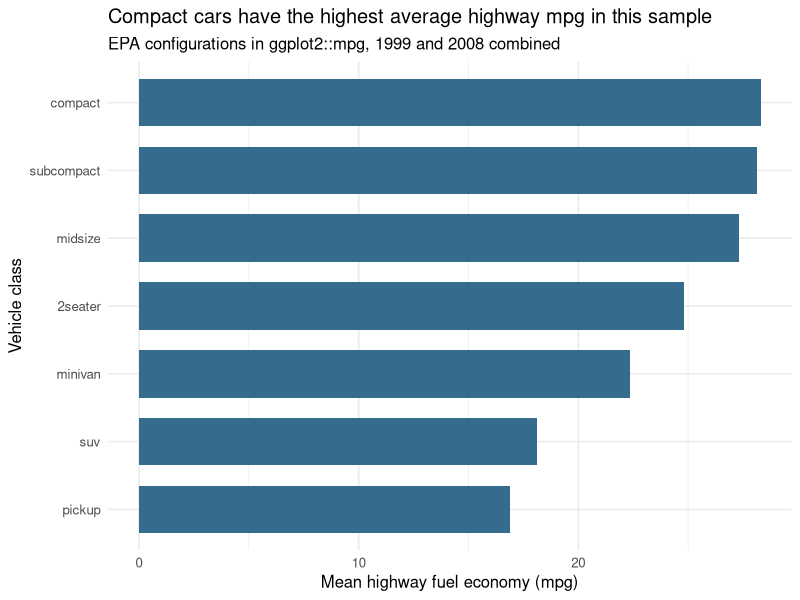

Generate this figure with R:
## ---- chunk 1
#| label: setup
library(dplyr)
library(ggplot2)

# mpg is included with ggplot2; copying it leaves the original data unchanged.
cars <- ggplot2::mpg
## ---- chunk 2
#| label: inspect-data
cars_selected <- cars |>
  select(manufacturer, model, year, class, cty, hwy)

data_check <- cars_selected |>
  summarise(
    records = n(),
    vehicle_classes = n_distinct(class),
    missing_class = sum(is.na(class)),
    missing_city = sum(is.na(cty)),
    missing_highway = sum(is.na(hwy))
  )

knitr::kable(data_check, caption = "Dataset size and missing-value checks")
## ---- chunk 3
#| label: prepare-data
cars_clean <- cars_selected |>
  filter(
    !is.na(class),
    !is.na(cty),
    !is.na(hwy),
    cty > 0,
    hwy > 0
  ) |>
  mutate(highway_gain = hwy - cty)

rows_removed <- nrow(cars_selected) - nrow(cars_clean)

knitr::kable(
  head(cars_clean, 6),
  caption = "First six records, including the new highway_gain variable"
)
## ---- chunk 4
#| label: summarize-classes
class_summary <- cars_clean |>
  group_by(class) |>
  summarise(
    records = n(),
    mean_city = mean(cty),
    mean_highway = mean(hwy),
    mean_highway_gain = mean(highway_gain),
    .groups = "drop"
  ) |>
  arrange(desc(mean_highway))

# Round only the displayed table; keep full precision in class_summary.
knitr::kable(
  class_summary,
  digits = 1,
  col.names = c("Class", "Records", "Mean city mpg", "Mean highway mpg",
                "Mean highway gain (mpg)"),
  caption = "Fuel economy by vehicle class, pooling 1999 and 2008"
)
## ---- chunk 5
#| label: fig-highway-by-class
#| fig-cap: "Average highway mpg by vehicle class. Each configuration receives equal weight."
#| fig-width: 8
#| fig-height: 5
ggplot(class_summary, aes(x = reorder(class, mean_highway), y = mean_highway)) +
  geom_col(fill = "#356B8C", width = 0.7) +
  coord_flip() +
  labs(
    title = "Compact cars have the highest average highway mpg in this sample",
    subtitle = "EPA configurations in ggplot2::mpg, 1999 and 2008 combined",
    x = "Vehicle class",
    y = "Mean highway fuel economy (mpg)"
  ) +
  theme_minimal(base_size = 12)
## ---- chunk 6
#| label: calculate-findings
# Take the first and last rows of the table already sorted by highway mpg.
highest_class <- class_summary |> slice_head(n = 1)
lowest_class <- class_summary |> slice_tail(n = 1)
overall_gain <- mean(cars_clean$highway_gain)
class_gap <- highest_class$mean_highway - lowest_class$mean_highway
## ---- chunk 7
#| label: session-information
sessionInfo()
